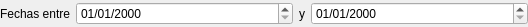
<?xml version="1.0" encoding="UTF-8"?>
<ui version="4.0">
 <class>Form</class>
 <widget class="QWidget" name="Form">
  <property name="geometry">
   <rect>
    <x>0</x>
    <y>0</y>
    <width>528</width>
    <height>27</height>
   </rect>
  </property>
  <property name="windowTitle">
   <string>Form</string>
  </property>
  <layout class="QGridLayout" name="gridLayout">
   <property name="leftMargin">
    <number>0</number>
   </property>
   <property name="topMargin">
    <number>0</number>
   </property>
   <property name="rightMargin">
    <number>0</number>
   </property>
   <property name="bottomMargin">
    <number>0</number>
   </property>
   <item row="0" column="0">
    <widget class="QLabel" name="label">
     <property name="sizePolicy">
      <sizepolicy hsizetype="Maximum" vsizetype="Preferred">
       <horstretch>0</horstretch>
       <verstretch>0</verstretch>
      </sizepolicy>
     </property>
     <property name="text">
      <string>Fechas entre</string>
     </property>
    </widget>
   </item>
   <item row="0" column="1">
    <widget class="DBDateTimeEdit" name="dbDateTimeEdit">
     <property name="displayFormat">
      <string>dd/MM/yyyy</string>
     </property>
     <property name="fieldName">
      <string>fecha</string>
     </property>
     <property name="reportParameterBinding">
      <string>P_FECHA_INICIO</string>
     </property>
    </widget>
   </item>
   <item row="0" column="2">
    <widget class="QLabel" name="label_2">
     <property name="sizePolicy">
      <sizepolicy hsizetype="Maximum" vsizetype="Preferred">
       <horstretch>0</horstretch>
       <verstretch>0</verstretch>
      </sizepolicy>
     </property>
     <property name="text">
      <string>y</string>
     </property>
    </widget>
   </item>
   <item row="0" column="3">
    <widget class="DBDateTimeEdit" name="dbDateTimeEdit_2">
     <property name="displayFormat">
      <string>dd/MM/yyyy</string>
     </property>
     <property name="fieldName">
      <string>fecha</string>
     </property>
     <property name="reportParameterBinding">
      <string>P_FECHA_FIN</string>
     </property>
    </widget>
   </item>
  </layout>
 </widget>
 <customwidgets>
  <customwidget>
   <class>DBDateTimeEdit</class>
   <extends>QDateTimeEdit</extends>
   <header>widgets/dbdatetimeedit.h</header>
  </customwidget>
 </customwidgets>
 <resources/>
 <connections/>
</ui>
